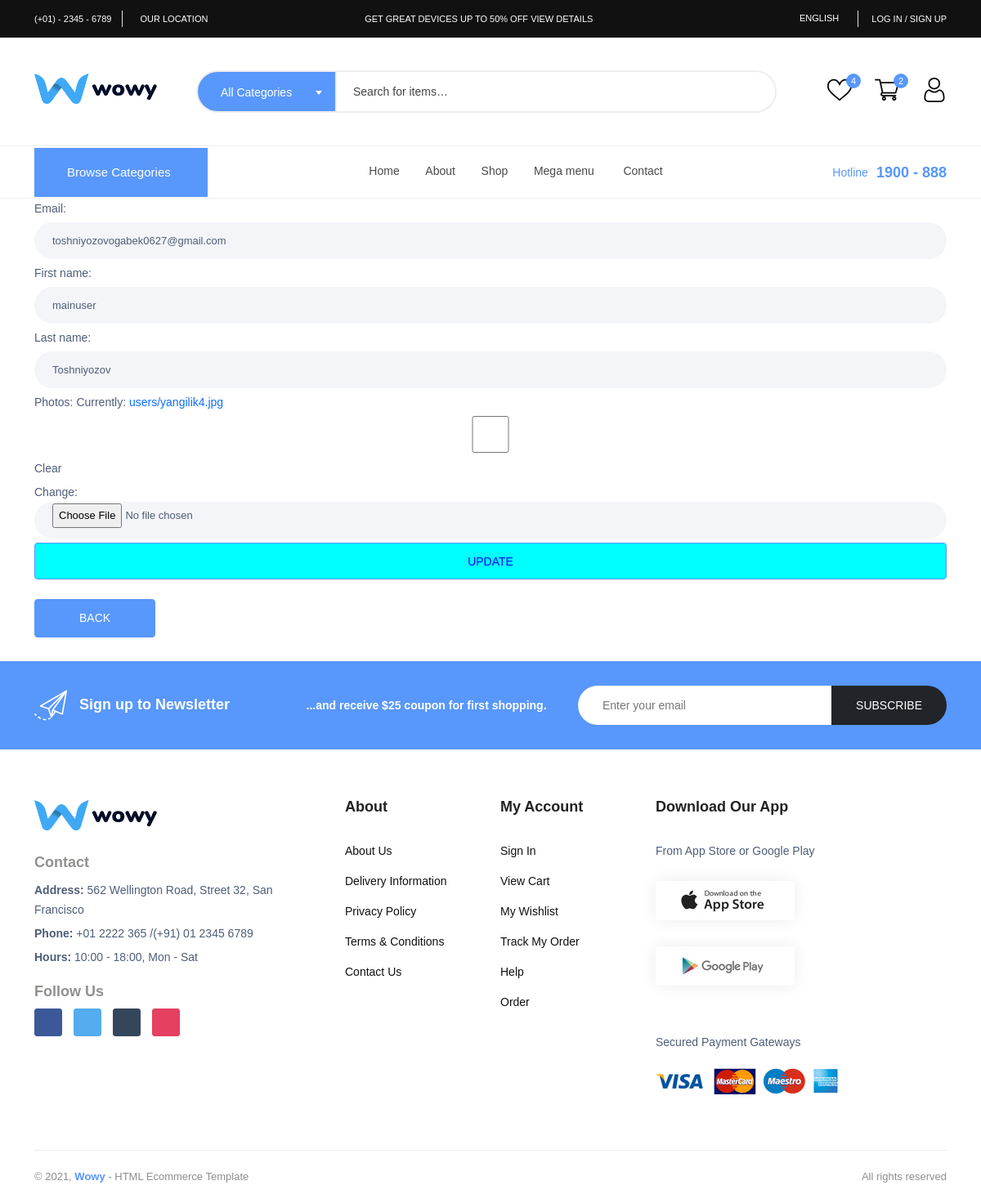
Page /accounts/update/ (signed in) on the committed database.
### apps/accounts/models.py (models this page shows, shortened)
class User(AbstractUser):
    phone =models.CharField(max_length=20, null=True, blank=True)
    photos=models.ImageField(upload_to='users/', default='default/i.webp', blank=True)
    email=models.EmailField(unique=True)
    USERNAME_FIELD = "email"
    REQUIRED_FIELDS = ["username"]

### apps/accounts/views.py (the view, shortened to what this page needs)
# urls.py: path('update/', UpdateUserView.as_view(), name='update'),
class UpdateUserView(View):
    form_class = UpdateUserForm
    def get(self, request):
        form = self.form_class(instance=request.user)
        context={
            'form':form
        }
        return render(request, "accounts/update_profile.html", context )

### apps/accounts/forms.py
class UpdateUserForm(forms.ModelForm):
    class Meta:
        model = User
        fields = ('email','first_name', 'last_name', 'photos')

### apps/products/context_processor.py (called while the page is built)
def category_context(request):
    categories = Category.objects.all().filter(is_active=True, parent=None)
    mega_menu = categories[:3]
    last_ctgs=Category.objects.all().filter(is_active=True, children__isnull=True)
    context={
        'categories':categories,
        'mega_menu':mega_menu,
        'last_ctgs':last_ctgs,
    }
    return context

### templates/accounts/update_profile.html (shortened to what this page needs)
{% extends 'base.html' %}
{% load static %}
{% block content %}
    <div class="container">
        <form method='POST' enctype="multipart/form-data">
        {{ form.as_p }}
        <input type='submit' value='Update' class="btn btn-info" style="background-color: aqua; color: blue;">
        </form >
        <br>
        <p><a href="{% url 'index' %}"> <button type="button" class="btn btn-warning">Back</button>  </a></p>
        <br>
    </div>
{% endblock content %}

### rows in the picture
User: email "toshniyozovogabek0627@gmail.com", first_name "mainuser", last_name "Toshniyozov"
